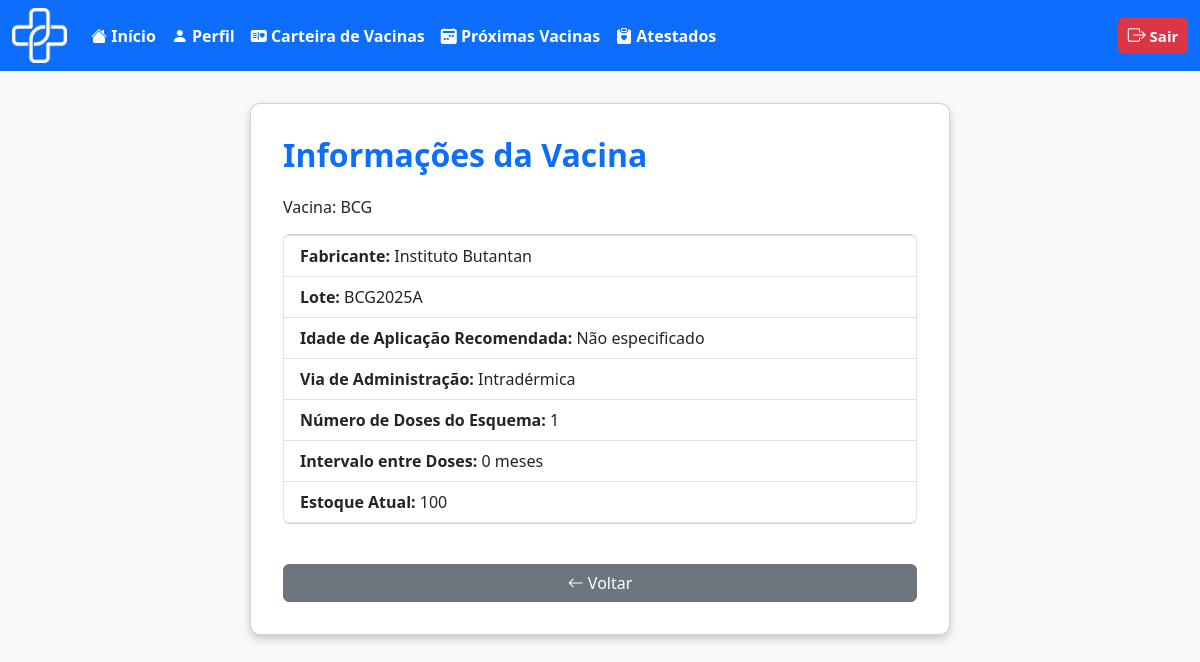
Before: /usuario/ver_vacinaU.php?id_vaci=22 (signed in) with the older database file.
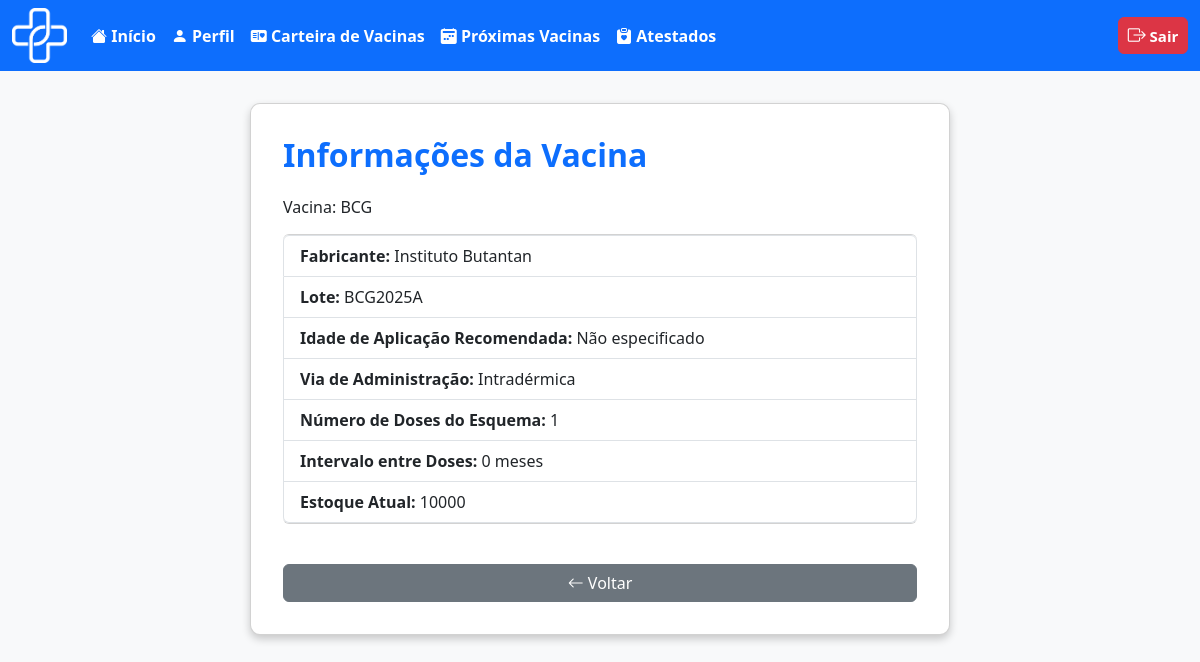
After: the same page with the newer database file.
### tables this page shows
CREATE TABLE `vacina` (
  `id_vaci` int(11) NOT NULL,
  `nome_vaci` varchar(100) NOT NULL,
  `fabri_vaci` varchar(100) NOT NULL,
  `lote_vaci` varchar(50) NOT NULL,
  `idade_aplica` int(3) NOT NULL,
  `via_adimicao` varchar(50) NOT NULL,
  `n_dose` int(1) NOT NULL,
  `intervalo_dose` int(11) NOT NULL,
  `idade_meses_reco` smallint(6) DEFAULT NULL,
  `idade_anos_reco` smallint(6) DEFAULT NULL,
  `estoque` int(11) NOT NULL,
  `id_calendario` int(11) DEFAULT NULL
);

### usuario/ver_vacinaU.php (the view, shortened to what this page needs)
<?php
require_once '../outros/db_connect.php';
$id_vaci = isset($_GET['id_vaci']) ? intval($_GET['id_vaci']) : 0;
$sql = "SELECT * FROM vacina WHERE id_vaci = ?";
$stmt = $conn->prepare($sql);
$stmt->bind_param("i", $id_vaci);
$stmt->execute();
$result = $stmt->get_result();
$row = $result->fetch_assoc();
?>
<!DOCTYPE html>
<html lang="pt-BR">
<head>
    <link href="https://cdn.jsdelivr.net/npm/bootstrap@5.3.0/dist/css/bootstrap.min.css" rel="stylesheet">
    <link href="https://cdn.jsdelivr.net/npm/bootstrap-icons/font/bootstrap-icons.css" rel="stylesheet">
</head>
<body>
    <nav class="navbar navbar-expand-lg bg-primary" data-bs-theme="dark">
        <div class="container-fluid">
            <div class="d-flex align-items-center">
                <img src="../img/logo_vetor.png" alt="Logo DigitalVac" width="55" height="55" class="me-3">
            </div>
            <div class="collapse navbar-collapse" id="navbarNavAltMarkup">
                <div class="navbar-nav">
                    <a class="nav-link active fs-6 fw-bold" href="telainicioU.php">
                        <i class="bi bi-house-fill"></i> Início
                    </a>
                    <a class="nav-link active fs-6 fw-bold" href="perfilU.php">
                        <i class="bi bi-person-fill"></i> Perfil
                    </a>
                    <a class="nav-link active fs-6 fw-bold" href="carteira_vac.php">
                        <i class="bi bi-postcard-heart-fill"></i> Carteira de Vacinas
                    </a>
                    <a class="nav-link active fs-6 fw-bold" href="proxima_vac.php">
                        <i class="bi bi-calendar2-week-fill"></i> Próximas Vacinas
                    </a>
                    <a class="nav-link active fs-6 fw-bold" href="atestado_medico.php">
                        <i class="bi bi-clipboard-heart-fill"></i> Atestados
                    </a>
                </div>
                <ul class="navbar-nav ms-auto">
                    <li class="nav-item">
                        <a class="btn btn-danger fw-bold px-2 py-1" style="font-size: 15px; min-width: 70px;"
                            href="../outros/sair.php">
                            <i class="bi bi-box-arrow-right" style="font-size: 18px;"></i> Sair
                        </a>
                    </li>
                </ul>
            </div>
        </div>
    </nav>
    <div class="container">
        <div class="card mx-auto" style="max-width: 700px;">
            <h2 class="card-title mb-4">Informações da Vacina</h2>
            <h6 class="mb-3">Vacina: <?php echo htmlspecialchars($row['nome_vaci']); ?></h6>
            <ul class="list-group mb-3">
                <li class="list-group-item"><strong>Fabricante:</strong> <?php echo htmlspecialchars($row['fabri_vaci']); ?></li>
                <li class="list-group-item"><strong>Lote:</strong> <?php echo htmlspecialchars($row['lote_vaci']); ?></li>
                <li class="list-group-item">
                    <strong>Idade de Aplicação Recomendada:</strong>
                    <?php
                        $partes = [];
                        if (empty($partes)) $partes[] = "Não especificado";
                        echo htmlspecialchars(implode(" / ", $partes));
                    ?>
                </li>
                <li class="list-group-item"><strong>Via de Administração:</strong> <?php echo htmlspecialchars($row['via_adimicao']); ?></li>
                <li class="list-group-item"><strong>Número de Doses do Esquema:</strong> <?php echo htmlspecialchars($row['n_dose']); ?></li>
                <li class="list-group-item"><strong>Intervalo entre Doses:</strong> <?php echo htmlspecialchars($row['intervalo_dose']); ?> meses</li>
                <li class="list-group-item"><strong>Estoque Atual:</strong> <?php echo htmlspecialchars($row['estoque']); ?></li>
            </ul>
            <a href="javascript:history.back()" class="btn btn-secondary btn-back"><i class="bi bi-arrow-left"></i> Voltar</a>
        </div>
    </div>
</body>
</html>

Changed rows visible on the page:
changed vacina "BCG": estoque "100" → "10000"
